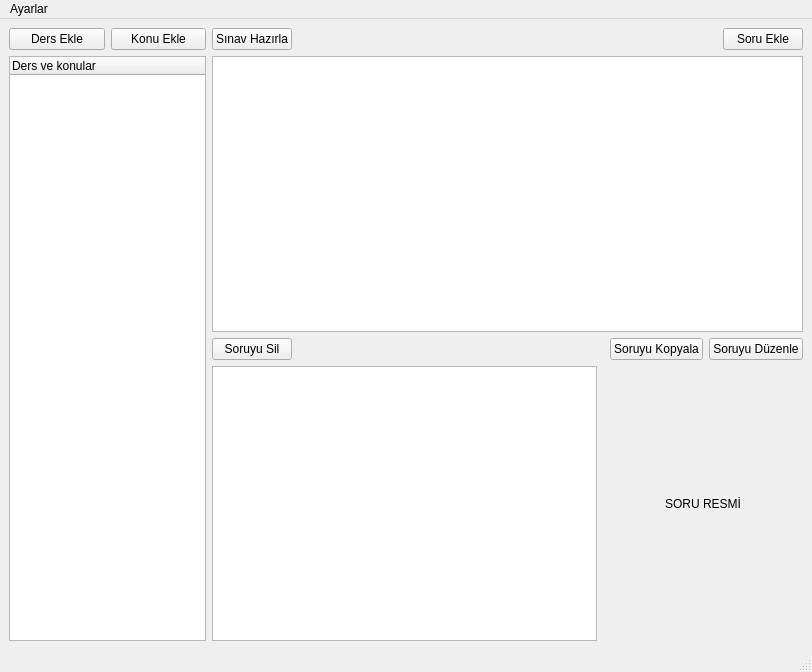
<?xml version="1.0" encoding="UTF-8"?>
<ui version="4.0">
 <class>MainWindow</class>
 <widget class="QMainWindow" name="MainWindow">
  <property name="geometry">
   <rect>
    <x>0</x>
    <y>0</y>
    <width>812</width>
    <height>672</height>
   </rect>
  </property>
  <property name="font">
   <font>
    <family>Segoe UI</family>
   </font>
  </property>
  <property name="windowTitle">
   <string>MainWindow</string>
  </property>
  <property name="styleSheet">
   <string notr="true"/>
  </property>
  <widget class="QWidget" name="centralwidget">
   <layout class="QHBoxLayout" name="horizontalLayout_6">
    <item>
     <layout class="QHBoxLayout" name="horizontalLayout_2" stretch="1,3">
      <item>
       <layout class="QVBoxLayout" name="verticalLayout" stretch="0,0">
        <item>
         <layout class="QHBoxLayout" name="horizontalLayout">
          <item>
           <widget class="QPushButton" name="btn_yeni_ders">
            <property name="text">
             <string>Ders Ekle</string>
            </property>
           </widget>
          </item>
          <item>
           <widget class="QPushButton" name="btn_yeni_konu">
            <property name="text">
             <string>Konu Ekle</string>
            </property>
           </widget>
          </item>
         </layout>
        </item>
        <item>
         <widget class="QTreeWidget" name="tree_konular">
          <column>
           <property name="text">
            <string>Ders ve konular</string>
           </property>
          </column>
         </widget>
        </item>
       </layout>
      </item>
      <item>
       <layout class="QVBoxLayout" name="verticalLayout_2">
        <item>
         <layout class="QHBoxLayout" name="horizontalLayout_4">
          <item>
           <widget class="QPushButton" name="btn_sinav_hazirla">
            <property name="text">
             <string>Sınav Hazırla</string>
            </property>
           </widget>
          </item>
          <item>
           <spacer name="horizontalSpacer">
            <property name="orientation">
             <enum>Qt::Orientation::Horizontal</enum>
            </property>
            <property name="sizeHint" stdset="0">
             <size>
              <width>40</width>
              <height>20</height>
             </size>
            </property>
           </spacer>
          </item>
          <item>
           <widget class="QPushButton" name="btn_yeni_soru">
            <property name="text">
             <string>Soru Ekle</string>
            </property>
           </widget>
          </item>
         </layout>
        </item>
        <item>
         <widget class="QTableWidget" name="table_sorular"/>
        </item>
        <item>
         <layout class="QHBoxLayout" name="horizontalLayout_3">
          <property name="sizeConstraint">
           <enum>QLayout::SizeConstraint::SetDefaultConstraint</enum>
          </property>
          <item>
           <widget class="QPushButton" name="btn_soru_sil">
            <property name="text">
             <string>Soruyu Sil</string>
            </property>
           </widget>
          </item>
          <item>
           <spacer name="horizontalSpacer_2">
            <property name="orientation">
             <enum>Qt::Orientation::Horizontal</enum>
            </property>
            <property name="sizeHint" stdset="0">
             <size>
              <width>40</width>
              <height>20</height>
             </size>
            </property>
           </spacer>
          </item>
          <item>
           <widget class="QPushButton" name="btn_soru_kopyala">
            <property name="text">
             <string>Soruyu Kopyala</string>
            </property>
           </widget>
          </item>
          <item>
           <widget class="QPushButton" name="btn_soru_duzenle">
            <property name="text">
             <string>Soruyu Düzenle</string>
            </property>
           </widget>
          </item>
         </layout>
        </item>
        <item>
         <layout class="QHBoxLayout" name="horizontalLayout_5" stretch="8,2">
          <item>
           <widget class="QTextEdit" name="txt_soru_detay">
            <property name="font">
             <font>
              <family>Times New Roman</family>
              <pointsize>12</pointsize>
             </font>
            </property>
            <property name="readOnly">
             <bool>true</bool>
            </property>
           </widget>
          </item>
          <item>
           <widget class="QLabel" name="lbl_resim_onizleme_main">
            <property name="sizePolicy">
             <sizepolicy hsizetype="Maximum" vsizetype="Maximum">
              <horstretch>0</horstretch>
              <verstretch>0</verstretch>
             </sizepolicy>
            </property>
            <property name="minimumSize">
             <size>
              <width>200</width>
              <height>200</height>
             </size>
            </property>
            <property name="maximumSize">
             <size>
              <width>200</width>
              <height>300</height>
             </size>
            </property>
            <property name="text">
             <string>SORU RESMİ</string>
            </property>
            <property name="alignment">
             <set>Qt::AlignmentFlag::AlignCenter</set>
            </property>
           </widget>
          </item>
         </layout>
        </item>
       </layout>
      </item>
     </layout>
    </item>
   </layout>
  </widget>
  <widget class="QMenuBar" name="menubar">
   <property name="geometry">
    <rect>
     <x>0</x>
     <y>0</y>
     <width>812</width>
     <height>22</height>
    </rect>
   </property>
   <widget class="QMenu" name="menuAyarlar">
    <property name="title">
     <string>Ayarlar</string>
    </property>
    <widget class="QMenu" name="menuSistemi_Temizle">
     <property name="title">
      <string>Veri tabanı</string>
     </property>
     <addaction name="actionRes_temizle"/>
     <addaction name="actionDb_sifirla"/>
    </widget>
    <addaction name="menuSistemi_Temizle"/>
   </widget>
   <addaction name="menuAyarlar"/>
  </widget>
  <widget class="QStatusBar" name="statusbar"/>
  <action name="actionRes_temizle">
   <property name="text">
    <string>Kullanılmayan resimleri temizle</string>
   </property>
  </action>
  <action name="actionDb_sifirla">
   <property name="text">
    <string>Veri tabanını sıfırla !</string>
   </property>
  </action>
 </widget>
 <resources/>
 <connections/>
</ui>
